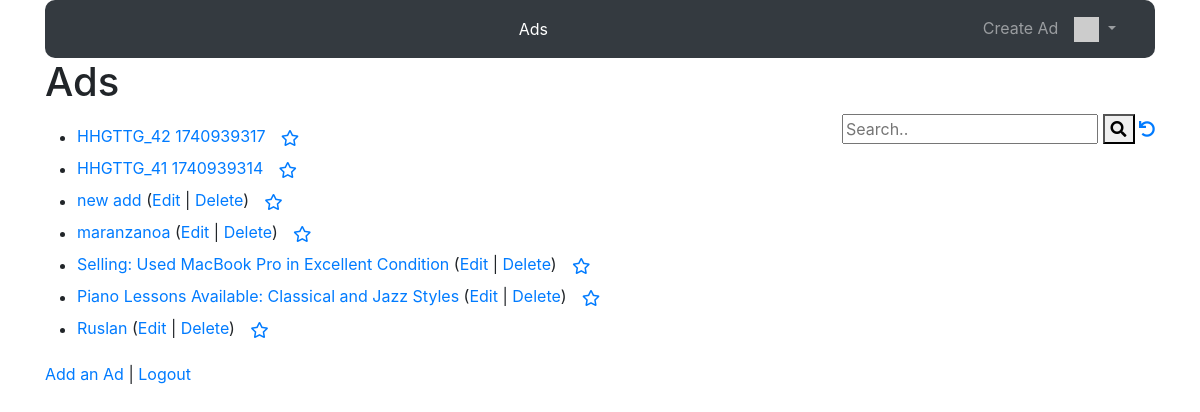
Screenshot of /ads/ (signed in) with the database file from the repository.
### ads/models.py (models this page shows, shortened)
class Ad(models.Model) :
    title = models.CharField(
            max_length=200,
            validators=[MinLengthValidator(2, "Title must be greater than 2 characters")]
    )
    price = models.DecimalField(max_digits=7, decimal_places=2, null=True)
    text = models.TextField()
    owner = models.ForeignKey(settings.AUTH_USER_MODEL, on_delete=models.CASCADE)
    created_at = models.DateTimeField(auto_now_add=True)
    updated_at = models.DateTimeField(auto_now=True)
    picture = models.ImageField(upload_to='ad_images/', null=True, blank=True)
    content_type = models.CharField(max_length=256, null=True, blank=True,
                                    help_text='The MIMEType of the file')
    comments = models.ManyToManyField(settings.AUTH_USER_MODEL, through='Comment', related_name='comments_owned')
    favorites = models.ManyToManyField(settings.AUTH_USER_MODEL,
        through='Fav', related_name='favorite_ads')
    tags = TaggableManager()

### ads/views.py (the view)
# urls.py: path('', views.AdListView.as_view(), name='all'),
class AdListView(OwnerListView):
    model = Ad
    template_name = 'ads/ad_list.html'
    def get(self, request) :
        ad_list = Ad.objects.all()
        favorites = list()
        if request.user.is_authenticated:
            rows = request.user.favorite_ads.values('id')
            favorites = [ row['id'] for row in rows ]
        strval =  request.GET.get("search", False)
        if strval :
            query = Q(title__contains=strval)
            query.add(Q(text__contains=strval), Q.OR)
            query.add(Q(tags__name__in=[strval]), Q.OR)  # Search by tag
            ad_list = Ad.objects.filter(query).select_related().distinct().order_by('-updated_at')[:10]
        else :
            ad_list = Ad.objects.all().order_by('-updated_at')[:10]
        for ad in ad_list:
            ad.natural_updated = naturaltime(ad.updated_at)
        ctx = {'ad_list' : ad_list, 'favorites': favorites, 'search': strval}
        retval = render(request, self.template_name, ctx)
        dump_queries()
        return retval;

### ads/utils.py (called while the page is built)
def dump_queries() :
    qs = connection.queries
    for q in qs:
        print(q)

### home/templatetags/app_tags.py (called while the page is built)
@register.filter(name='gravatar')
def gravatar(user, size=35):
    email = str(user.email.strip().lower()).encode('utf-8')
    email_hash = md5(email).hexdigest()
    url = "//www.gravatar.com/avatar/{0}?s={1}&d=identicon&r=PG"
    return url.format(email_hash, size)

### ads/templates/ads/ad_list.html (shortened to what this page needs)
{% extends "base_menu.html" %}
{% block content %}
<h1>Ads</h1>
<div style="float:right">
<form>
  <input type="text" placeholder="Search.." name="search"
  >
  <button type="submit"><i class="fa fa-search"></i></button>
<a href="{% url 'ads:all' %}"><i class="fa fa-undo"></i></a>
</form>
</div>
<p>
{% if ad_list %}
<ul>
  {% for ad in ad_list %}
    <li>
        <a href="{% url 'ads:ad_detail'  ad.id %}">{{ ad.title }}</a>
        {% if ad.owner == user %}
        (<a href="{% url 'ads:ad_update' ad.id %}">Edit</a> |
        <a href="{% url 'ads:ad_delete' ad.id %}">Delete</a>)
        {% endif %}
        {% if user.is_authenticated %}
        <a href="#" onclick=
             "favPost('{% url 'ads:ad_favorite' ad.id %}', {{ ad.id }} );return false;"
            id="unfavorite_star_{{ad.id}}">
        <span class="fa-stack" style="vertical-align: middle;">
        <i class="fa fa-star-o fa-stack-1x"></i>
        </span>
        </a>
        {% endif %}
    </li>
  {% endfor %}
</ul>
{% else %}
  <p>There are no ads in the database.</p>
{% endif %}
</p>
<p>
<a href="{% url 'ads:ad_create' %}">Add an Ad</a> |
{% if user.is_authenticated %}
<a href="{% url 'logout' %}?next={% url 'ads:all' %}">Logout</a>
{% else %}
<a href="{% url 'login' %}?next={% url 'ads:all' %}">Login</a>
{% endif %}
</p>
{% endblock %}

### home/templates/base_menu.html (shortened to what this page needs)
{% extends 'base_bootstrap.html' %}
{% load app_tags %}
{% block navbar %}
<nav class="navbar navbar-expand-lg navbar-dark bg-dark" style="border-radius:10px !important">
  <div class="container-fluid">
    <ul class="navbar-nav">
      {% url 'ads:all' as x %}
      <li {% if request.get_full_path == x %}class="active"{% endif %}>
          <a class="nav-link" href="{% url 'ads:all' %}" role="button">Ads</a></li>
    </ul>
    <ul class="navbar-nav">
      {% if user.is_authenticated %}
      <li>
         <a class="nav-link" href="{% url 'ads:ad_create' %}">Create Ad</a>
      </li>
      <li class="nav-item dropdown">
         <a class="nav-link dropdown-toggle" href="#" id="rightnavDropdown" role="button" data-bs-toggle="dropdown" aria-expanded="false">
            <img style="width: 25px;" src="{{ user|gravatar:60 }}"/><b class="caret"></b>
        </a>
       </li>
       {% else %}
       <li class="nav-item"><a class="nav-link" href="{% url 'login' %}?next={% url 'ads:all' %}">Login</a></li>
       {% endif %}
    </ul>
  </div>
</nav>
{% endblock %}

### home/templates/base_bootstrap.html (shortened to what this page needs)
<!DOCTYPE html>
<html>
<head>
<link href="https://cdn.jsdelivr.net/npm/bootstrap@5.0.2/dist/css/bootstrap.min.css" rel="stylesheet">
<link rel="stylesheet" href="https://use.fontawesome.com/releases/v5.8.1/css/all.css">
<link rel="stylesheet" href="https://use.fontawesome.com/releases/v5.8.1/css/v4-shims.css">
<link rel="stylesheet" href="https://cdn.jsdelivr.net/npm/bootstrap@4.0.0/dist/css/bootstrap.min.css">
</head>
<body>
<div class="container">
{% block navbar %} {% endblock %}
{% block content %}
{% endblock %}
</div>
</body>
</html>

### rows the page displays
Ad: title "HHGTTG_42 1740939317"
Ad: title "HHGTTG_41 1740939314"
Ad: title "new add", shows "Edit"
Ad: title "maranzanoa", shows "Edit"
Ad: title "Selling: Used MacBook Pro in Excellent Condition", shows "Edit"
Ad: title "Piano Lessons Available: Classical and Jazz Styles", shows "Edit"
Ad: title "Ruslan", shows "Edit"
